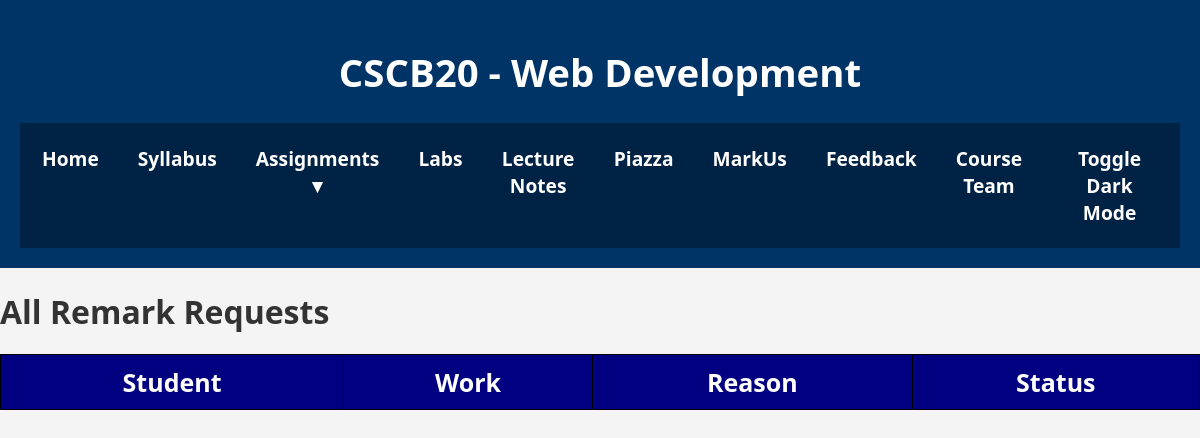
Before: /Regrade (signed in) with the older database file.
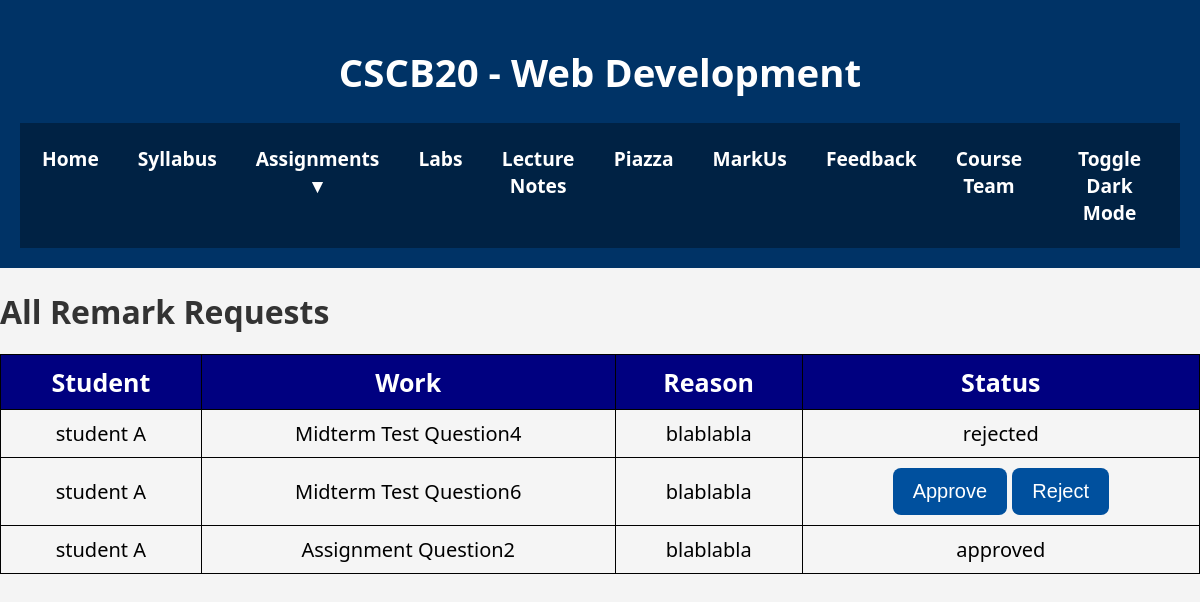
After: the same page with the newer database file.
### app.py (models this page shows)
class Regrade(db.Model):
    __tablename__ = 'Remark'
    id = db.Column(db.Integer, primary_key=True)
    userID = db.Column(db.Integer, db.ForeignKey('User.id'), nullable=False)
    work = db.Column(db.String(50), db.ForeignKey('Grade.work'), nullable=False)
    question = db.Column(db.Integer)
    reason = db.Column(db.String(1000), nullable=False)
    status = db.Column(db.String(50), nullable=False)

class User(db.Model):
    __tablename__ = 'User'
    id = db.Column(db.Integer, primary_key=True)
    first_name = db.Column(db.String(50), nullable=False)
    last_name  = db.Column(db.String(50), nullable=False)
    username   = db.Column(db.String(50), unique=True, nullable=False)
    email      = db.Column(db.String(100), unique=True, nullable=False)
    password   = db.Column(db.String(200), nullable=False)
    user_type  = db.Column(db.String(20), nullable=False)  # 'Student' or 'Instructor'
    grades = db.relationship('Grade', backref='user', lazy=True)
    regrade=db.relationship('Regrade', backref='user', lazy=True)

### app.py (the view)
@app.route('/Regrade')
def regrade():
    regrades_list = query_regrades()
    user_type = session.get('user_type')
    if user_type == 'Instructor':
        return render_template('InstructorRegrade.html', regrades_list=regrades_list)
    else:
        return render_template('StudentRegrade.html', regrades_list=regrades_list)

### app.py (called while the page is built)
def query_regrades():
    return Regrade.query.all()

### Template/InstructorRegrade.html (shortened to what this page needs)
<!DOCTYPE html>
<html lang="en">
<head>
  <link rel="stylesheet" href="{{ url_for('static', filename='css/index.css') }}">
</head>
<body>
  <div class="wrapper">
    <header>
      <h1>CSCB20 - Web Development</h1>
      <nav>
        <ul>
          <li><a href="{{ url_for('home') }}">Home</a></li>
          <li><a href="Dummy.pdf" target="_blank">Syllabus</a></li>
          <li class="dropdown">
            <a href="#">Assignments ▼</a>
          </li>
          <li><a href="{{ url_for('lab') }}">Labs</a></li>
          <li><a href="{{ url_for('lecture_note') }}">Lecture Notes</a></li>
          <li><a href="https://piazza.com/" target="_blank">Piazza</a></li>
          <li><a href="https://markus2.utsc.utoronto.ca/" target="_blank">MarkUs</a></li>
          <li><a href="{{ url_for('feedback') }}">Feedback</a></li>
          <li><a href="{{ url_for('course_team') }}">Course Team</a></li>
          <li><label for="dark-mode-toggle" class="toggle-btn">Toggle Dark Mode</label></li>
        </ul>
      </nav>
    </header>
    <div class="content-wrapper">
      <h1>  All Remark Requests</h1>
      <table>
        <tr>
            <th>Student</th>
            <th>Work</th>
            <th>Reason</th>
            <th>Status</th>
        </tr>
        {% for regrade in regrades_list %}
        <tr>
            <td>{{ regrade.user.first_name }} {{ regrade.user.last_name }}</td>
            <td>{{ regrade.work }} Question{{ regrade.question }}</td>
            <td>{{ regrade.reason }}</td>
            <td>
              {% if regrade.status == 'pending' %}
              <form action="{{ url_for('update_regrade_status') }}" method="POST" style="display:inline;">
                <button type="submit">Approve</button>
              </form>
              <form action="{{ url_for('update_regrade_status') }}" method="POST" style="display:inline;">
                <button type="submit">Reject</button>
              </form>
        {% else %}
            {{ regrade.status }}
        {% endif %}
            </td>
        </tr>
        {% endfor %}
    </table>
    </div>

Changed rows visible on the page:
added Regrade: user.first_name "student", user.last_name "A", work "Midterm Test", question "4", reason "blablabla", status "rejected"
added Regrade: user.first_name "student", user.last_name "A", work "Midterm Test", question "6", reason "blablabla"
added Regrade: user.first_name "student", user.last_name "A", work "Assignment", question "2", reason "blablabla", status "approved"
